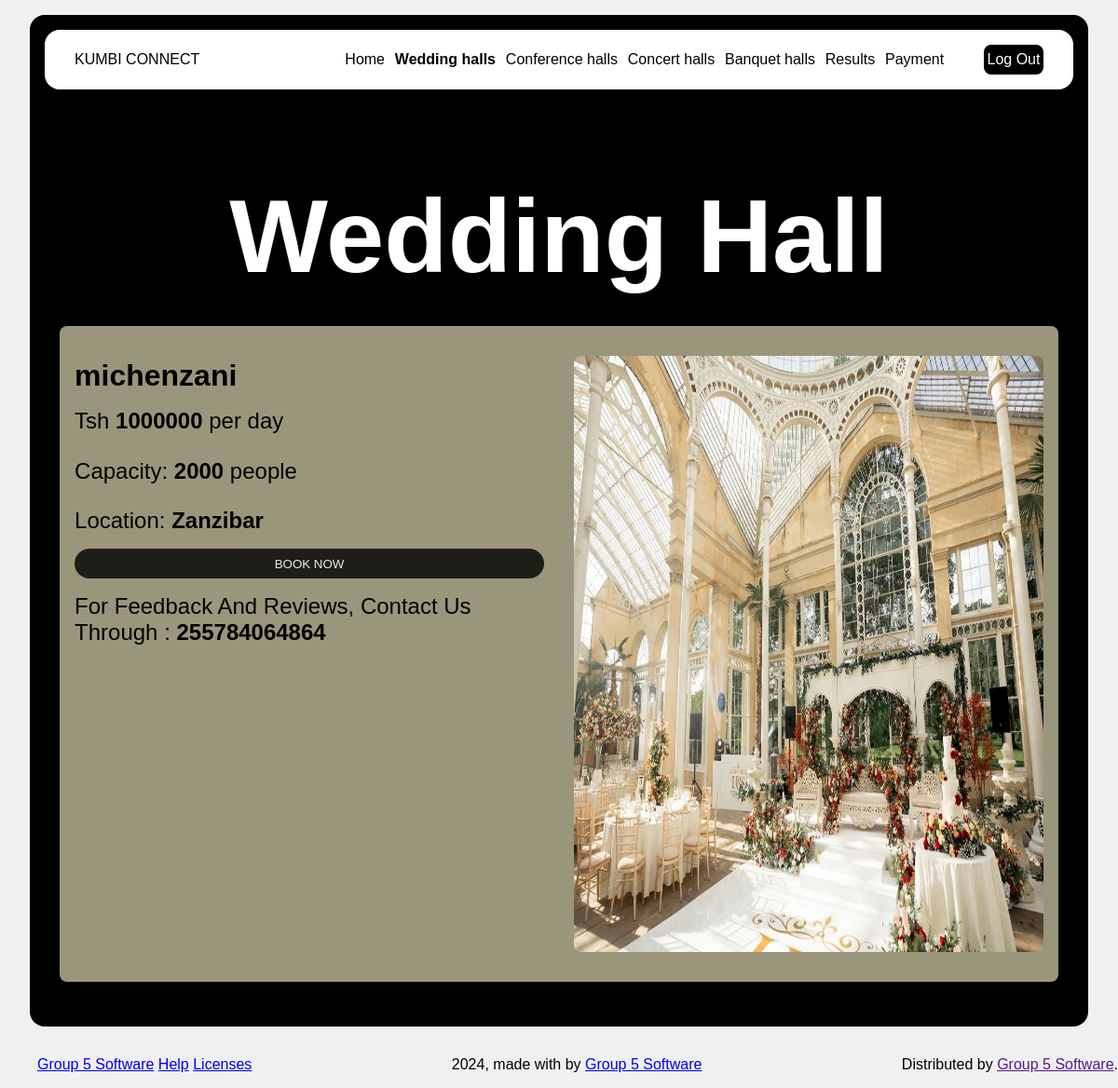
Page /WeddingHall.php on the committed database.
### tables this page shows
CREATE TABLE `hall_upload` (
  `id` int(50) NOT NULL,
  `hall_name` varchar(225) NOT NULL,
  `image_path` varchar(225) NOT NULL,
  `location` varchar(225) NOT NULL,
  `hall_type` varchar(225) NOT NULL,
  `price_per_day` varchar(225) NOT NULL,
  `capacity` varchar(225) NOT NULL,
  `phone_number` varchar(13) NOT NULL
);

### WeddingHall.php (the view, shortened to what this page needs)
<!DOCTYPE html>
<html lang="en">
  <head>
  </head>
  <body>
    <div class="wrapper">
        <section class="hero">
      <header>
        <a href="Home.php" class="logo">KUMBI CONNECT</a>
    <nav class="navbar">
    <ul>
          <li>
            <a href="Home.php">Home</a>
          </li>
          <li class="submenu">
            <a href="WeddingHall.php"  class="active">Wedding halls</a>
          </li>
          <li>
            <a href="ConferenceHall.php">Conference halls</a>
          </li>
          <li>
            <a href="ConcertHall.php">Concert halls</a>
          </li>
          <li>
            <a href="BanquetHall.php">Banquet halls</a>
          </li>
          <li>
            <a href="Results.php">Results</a>
          </li>
          <li>
            <a href="payment method.php">Payment</a>
          </li>
          <li>
            <a href="CustomerLogin.php" class="logout">Log Out</a>
          </li>
        </ul>
    </nav>
  </header>
          <h1 class="page-title">Wedding Hall</h1>
          <?php
          $servername = "localhost";
          $username = "root";
          $password = "";
          $dbname = "halldb";
          $conn = new mysqli($servername, $username, $password, $dbname);
          $hall_type = 'WeddingHall';
          ?>
            <?php
        $stmt = $conn->prepare("SELECT * FROM hall_upload WHERE hall_type = ?");
        $stmt->bind_param("s", $hall_type);
        $stmt->execute();
        $result = $stmt->get_result();
        if ($result->num_rows > 0) {
            while ($row = $result->fetch_assoc()) {
echo '<div class="hall-wrapper">
  <div class="left-col">
      <h1 class="hall-name">'. htmlspecialchars($row['hall_name']) .'</h1>
      <p class="price">Tsh <strong>'. htmlspecialchars($row['price_per_day']) .'</strong> per day</p>
      <p class="price">Capacity: <strong>'. htmlspecialchars($row['capacity']) .'</strong> people</p>
      <p class="price">Location: <strong>'. htmlspecialchars($row['location']) .'</strong></p>
      <button class="booking-status" onclick=\'document.getElementById("booking-form").style.display="block"\'>BOOK NOW</button>
     <p class="price">For Feedback And Reviews, Contact Us Through : <strong>'. htmlspecialchars($row['phone_number']) .'</strong></p>
      </div>
  <div class="right-col">
        <img src="' . htmlspecialchars($row['image_path']) .'" alt="'.  '">
  </div>
</div>';
                 }
        } else {
            echo "<p class='alert'>No wedding hall uploaded.</p>";
        }
        ?>
    </div>
        <footer>
               <nav class="footer-subnavigation">
              <ul>
                <li>
                  <a href="#">Group 5 Software</a>
                </li>
                <li>
                  <a href="#"> Help </a>
                </li>
                <li>
                  <a href="#"> Licenses </a>
                </li>
              </ul>
            </nav>
            <div class="copyright">
              2024, made with by
              <a href="#">Group 5 Software</a>
            </div>
            <div>
              Distributed by
              <a target="_blank" href="">Group 5 Software</a>.
            </div>
        </footer>
  </body>
</html>

### WeddingHall.php (style rules this page uses)
html { font-family: "Poppins",sans-serif; }
body { background-color: rgb(240, 240, 240); margin:0; padding:0; }
.wrapper { padding:1rem 2rem; }
.active { font-weight: bolder; }
.hero { background-color: black; padding:5rem 2rem 1rem; border-radius:1rem; }
header { background-color:white; display: flex; flex-direction: row; justify-content: space-between; align-items: center; padding: 0 2rem; border-radius:1rem; position: fixed; top:2rem; left: 3rem; right:3rem; z-index: 100; }
.logo { text-decoration:none; color:black; }
header>nav>ul { list-style:none; display: inline-block; }
header>nav>ul>li { margin-left:0.4rem; display: inline-block; }
header>nav>ul>li>a { text-decoration: none; color: black; }
.logout { background-color: black; color:white; display:flex; align-items: center; justify-content: center; height:2rem; width:4rem; border-radius:0.5rem; margin-left:2rem; }
.page-title { text-align: center; font-size:7rem; margin-bottom: 5px; color: white; text-shadow: 0 4px 8px 0 rgba(0, 0, 0, 0.2), 0 6px 20px 0 rgba(0, 0, 0, 0.19) }
.hall-wrapper { height:80vh; width:97%; background-color:rgba(158, 155, 128, 0.973); display: flex; flex-direction: row; justify-content: space-between; box-shadow:0 4px 5px 0 rgba(0, 0, 0, 0.1), 0 6px 20px 0 rgba(0, 0, 0, 0.1); padding:2rem 1rem; margin:2rem auto; border-radius: 0.5rem; gap: 2rem; }
.left-col,.right-col { width: 50%; height: 100%; }
.left-col { display:flex; flex-direction: column; justify-content:flex-start; }
.hall-name { font-size: 2rem; margin:0.2rem 0; }
.price { font-size:1.5rem; margin:0.8rem 0; }
.booking-status { background-color: rgb(0, 0, 0); color: white; height: 2rem; width:auto; border-radius:1rem; display: flex; align-items: center; justify-content: center; margin:0.2rem 0; }
.right-col { height:100%; display:flex; justify-content: center; align-items: center; border-radius:.5rem; }
.right-col img { width:100%; height:100%; border-radius: inherit; }
button { display: block; background-color: #000000; color: white; padding: 14px 20px; margin: 8px auto; border: none; cursor: pointer; width: 70%; opacity:0.8; }
footer { display: flex; flex-direction: row; justify-content: space-between; align-items: center; }
.footer-subnavigation ul { list-style: none; }
.footer-subnavigation ul li { display: inline-block; }

### rows in the picture
hall_upload: hall_name "michenzani", price_per_day "1000000", capacity "2000", location "Zanzibar", phone_number "255784064864", image_path (picture)
